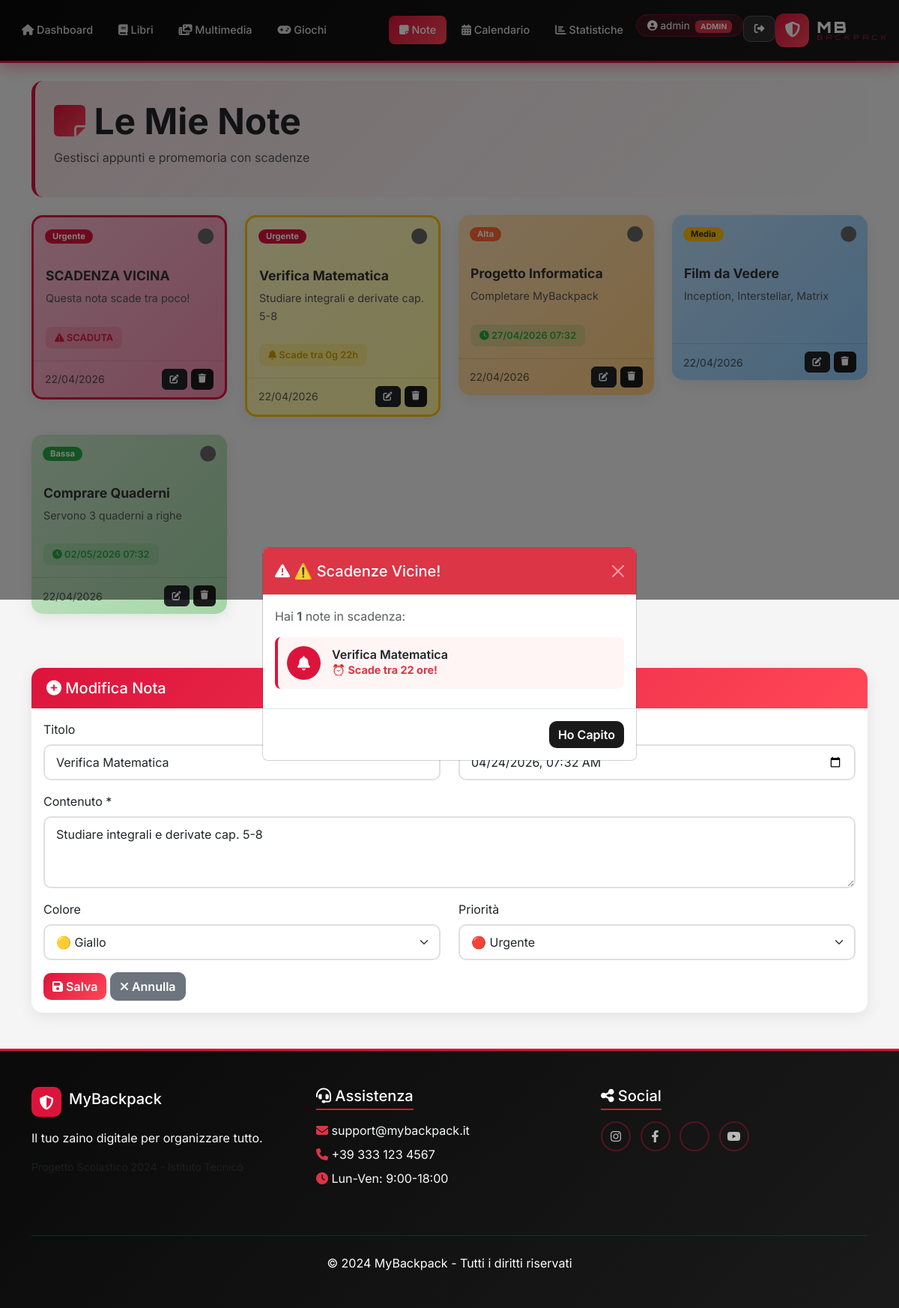
The app's page /note.php?edit=1 (signed in) with its own data.
### tables this page shows
CREATE TABLE utenti (
    id INT AUTO_INCREMENT PRIMARY KEY,
    username VARCHAR(50) UNIQUE NOT NULL,
    email VARCHAR(100) UNIQUE NOT NULL,
    password VARCHAR(255) NOT NULL,
    tipologia ENUM('admin', 'user') DEFAULT 'user',
    data_registrazione TIMESTAMP DEFAULT CURRENT_TIMESTAMP,
    INDEX idx_username (username)
);

CREATE TABLE note (
    id INT AUTO_INCREMENT PRIMARY KEY,
    user_id INT NOT NULL,
    titolo VARCHAR(200),
    contenuto TEXT NOT NULL,
    colore ENUM('yellow','green','blue','pink','orange','purple') DEFAULT 'yellow',
    priorita ENUM('bassa','media','alta','urgente') DEFAULT 'media',
    data_scadenza DATETIME,
    completata BOOLEAN DEFAULT FALSE,
    data_creazione TIMESTAMP DEFAULT CURRENT_TIMESTAMP,
    FOREIGN KEY (user_id) REFERENCES utenti(id) ON DELETE CASCADE,
    INDEX idx_user (user_id)
);

### note.php (the view, shortened to what this page needs)
<?php
include 'includes/header.php';
$db = getDB();
$user_id = $_SESSION['user_id'];
$stmt = $db->prepare("SELECT * FROM note WHERE user_id = ? ORDER BY completata ASC,
    CASE priorita WHEN 'urgente' THEN 1 WHEN 'alta' THEN 2 WHEN 'media' THEN 3 WHEN 'bassa' THEN 4 END,
    data_scadenza ASC");
$stmt->execute([$user_id]);
$note = $stmt->fetchAll();
$stmt = $db->prepare("SELECT * FROM note WHERE user_id = ? AND data_scadenza IS NOT NULL AND data_scadenza BETWEEN NOW() AND DATE_ADD(NOW(), INTERVAL 2 DAY) AND completata = 0");
$stmt->execute([$user_id]);
$note_scadenza = $stmt->fetchAll();
$nota_edit = null;
if(isset($_GET['edit'])) {
    $stmt = $db->prepare("SELECT * FROM note WHERE id = ? AND user_id = ?");
    $stmt->execute([intval($_GET['edit']), $user_id]);
    $nota_edit = $stmt->fetch();
}
?>
<?php if(count($note_scadenza) > 0): ?>
<div class="modal fade" id="scadenzaModal" tabindex="-1">
    <div class="modal-dialog modal-dialog-centered">
        <div class="modal-content scadenza-modal">
            <div class="modal-header bg-danger text-white">
                <h5 class="modal-title"><i class="fas fa-exclamation-triangle"></i> ⚠️ Scadenze Vicine!</h5>
                <button type="button" class="btn-close btn-close-white" data-bs-dismiss="modal"></button>
            </div>
            <div class="modal-body">
                <p class="text-muted mb-3">Hai <strong><?php echo count($note_scadenza); ?></strong> note in scadenza:</p>
                <?php foreach($note_scadenza as $ns): ?>
                    <?php
                    $scad = new DateTime($ns['data_scadenza']);
                    $ora = new DateTime();
                    $diff = $ora->diff($scad);
                    $ore_rimaste = ($diff->days * 24) + $diff->h;
                    ?>
                    <div class="scadenza-item">
                        <div class="scadenza-icon">
                            <i class="fas fa-bell"></i>
                        </div>
                        <div class="scadenza-info">
                            <h6><?php echo htmlspecialchars($ns['titolo'] ?: 'Nota senza titolo'); ?></h6>
                            <p class="mb-0">
                                <?php if($ore_rimaste <= 24): ?>
                                    <span class="text-danger fw-bold">⏰ Scade tra <?php echo $ore_rimaste; ?> ore!</span>
                                <?php else: ?>
                                    <span class="text-warning">📅 Scade tra <?php echo $diff->days; ?> giorno/i</span>
                                <?php endif; ?>
                            </p>
                        </div>
                    </div>
                <?php endforeach; ?>
            </div>
            <div class="modal-footer">
                <button type="button" class="btn btn-danger" data-bs-dismiss="modal">Ho Capito</button>
            </div>
        </div>
    </div>
</div>
<?php endif; ?>
<div class="page-header mb-4">
    <h2 class="display-5 fw-bold">
        <i class="fas fa-sticky-note text-gradient"></i> Le Mie Note
    </h2>
    <p class="text-muted">Gestisci appunti e promemoria con scadenze</p>
</div>
<div class="row mb-5">
    <?php if(count($note) > 0): ?>
        <?php foreach($note as $nota): ?>
            <?php
            $scaduta = false;
            $quasi_scaduta = false;
            if($nota['data_scadenza'] && !$nota['completata']) {
                $ora = new DateTime();
                $scad = new DateTime($nota['data_scadenza']);
                $diff = $ora->diff($scad);
                $scaduta = $scad < $ora;
                $quasi_scaduta = !$scaduta && $diff->days <= 2;
            }
            ?>
            <div class="col-md-4 col-lg-3 mb-4">
                <div class="card note-card-premium note-<?php echo $nota['colore']; ?> <?php echo $nota['completata'] ? 'note-completata' : ''; ?> <?php echo $scaduta ? 'note-scaduta' : ''; ?> <?php echo $quasi_scaduta ? 'note-quasi-scaduta' : ''; ?>">
                    <div class="note-header">
                        <span class="badge badge-priorita-<?php echo $nota['priorita']; ?>">
                            <?php echo ucfirst($nota['priorita']); ?>
                        </span>
                        <a href="note.php?toggle=<?php echo $nota['id']; ?>" class="note-check <?php echo $nota['completata'] ? 'checked' : ''; ?>">
                            <i class="fas fa-<?php echo $nota['completata'] ? 'check-circle' : 'circle'; ?>"></i>
                        </a>
                    </div>
                    <div class="card-body">
                        <?php if($nota['titolo']): ?>
                            <h5 class="note-title <?php echo $nota['completata'] ? 'text-decoration-line-through' : ''; ?>">
                                <?php echo htmlspecialchars($nota['titolo']); ?>
                            </h5>
                        <?php endif; ?>
                        <p class="note-content"><?php echo nl2br(htmlspecialchars($nota['contenuto'])); ?></p>
                        <?php if($nota['data_scadenza']): ?>
                            <div class="note-scadenza <?php echo $scaduta ? 'scaduta' : ($quasi_scaduta ? 'quasi' : 'ok'); ?>">
                                <i class="fas fa-<?php echo $scaduta ? 'exclamation-triangle' : ($quasi_scaduta ? 'bell' : 'clock'); ?>"></i>
                                <?php if($scaduta): ?>
                                    SCADUTA
                                <?php elseif($quasi_scaduta): ?>
                                    Scade tra <?php echo $diff->days; ?>g <?php echo $diff->h; ?>h
                                <?php else: ?>
                                    <?php echo date('d/m/Y H:i', strtotime($nota['data_scadenza'])); ?>
                                <?php endif; ?>
                            </div>
                        <?php endif; ?>
                    </div>
                    <div class="note-footer">
                        <small class="text-muted"><?php echo date('d/m/Y', strtotime($nota['data_creazione'])); ?></small>
                        <div class="note-actions">
                            <a href="note.php?edit=<?php echo $nota['id']; ?>#form-nota" class="btn btn-sm btn-dark"><i class="fas fa-edit"></i></a>
                            <a href="note.php?delete=<?php echo $nota['id']; ?>" class="btn btn-sm btn-danger" onclick="return confirm('Eliminare?')"><i class="fas fa-trash"></i></a>
                        </div>
                    </div>
                </div>
            </div>
        <?php endforeach; ?>
    <?php endif; ?>
</div>
<div class="card card-premium" id="form-nota">
    <div class="card-header">
        <h5 class="mb-0"><i class="fas fa-plus-circle"></i> <?php echo $nota_edit ? 'Modifica Nota' : 'Nuova Nota'; ?></h5>
    </div>
    <div class="card-body">
        <form method="POST">
            <div class="row">
                <div class="col-md-6 mb-3">
                    <label class="form-label">Titolo</label>
                    <input type="text" class="form-control" name="titolo" value="<?php echo $nota_edit ? htmlspecialchars($nota_edit['titolo']) : ''; ?>">
                </div>
                <div class="col-md-6 mb-3">
                    <label class="form-label"><i class="fas fa-calendar-times"></i> Scadenza</label>
                    <input type="datetime-local" class="form-control" name="data_scadenza"
                           value="<?php echo $nota_edit && $nota_edit['data_scadenza'] ? date('Y-m-d\TH:i', strtotime($nota_edit['data_scadenza'])) : ''; ?>">
                </div>
            </div>
            <div class="mb-3">
                <label class="form-label">Contenuto *</label>
                <textarea class="form-control" name="contenuto" rows="3" required><?php echo $nota_edit ? htmlspecialchars($nota_edit['contenuto']) : ''; ?></textarea>
            </div>
            <div class="row">
                <div class="col-md-6 mb-3">
                    <label class="form-label">Colore</label>
                    <select class="form-select" name="colore">
                        <option value="yellow" <?php echo ($nota_edit && $nota_edit['colore']=='yellow') ? 'selected' : ''; ?>>🟡 Giallo</option>
                    </select>
                </div>
                <div class="col-md-6 mb-3">
                    <label class="form-label">Priorità</label>
                    <select class="form-select" name="priorita">
                        <option value="urgente" <?php echo ($nota_edit && $nota_edit['priorita']=='urgente') ? 'selected' : ''; ?>>🔴 Urgente</option>
                    </select>
                </div>
            </div>
            <button type="submit" class="btn btn-primary"><i class="fas fa-save"></i> <?php echo $nota_edit ? 'Salva' : 'Aggiungi'; ?></button>
            <?php if($nota_edit): ?><a href="note.php" class="btn btn-secondary"><i class="fas fa-times"></i> Annulla</a><?php endif; ?>
        </form>
    </div>
</div>
<?php include 'includes/footer.php'; ?>

### includes/header.php (shortened to what this page needs)
<?php
function getTipologia() {
    $db = getDB();
    $stmt = $db->prepare("SELECT tipologia FROM utenti WHERE id = ?");
    $stmt->execute([$_SESSION['user_id']]);
    $row = $stmt->fetch(PDO::FETCH_ASSOC);
    return $row ? $row['tipologia'] : 'user';
}
$tipologia = getTipologia();
?>
<!DOCTYPE html>
<html lang="it">
<head>
    <link href="https://cdn.jsdelivr.net/npm/bootstrap@5.3.0/dist/css/bootstrap.min.css" rel="stylesheet">
    <link rel="stylesheet" href="https://cdnjs.cloudflare.com/ajax/libs/font-awesome/6.4.0/css/all.min.css">
    <link rel="stylesheet" href="css/style.css">
</head>
<body>
<?php if(isset($_SESSION['user_id'])): ?>
<nav class="navbar navbar-expand-lg navbar-custom">
    <div class="container-fluid">
        <a class="navbar-brand mx-auto order-lg-1" href="dashboard.php">
            <div class="logo-container">
                <div class="logo-icon">
                    <i class="fas fa-shield-alt"></i>
                </div>
                <div class="logo-text">
                    <span class="logo-main">MB</span>
                    <span class="logo-sub">BACKPACK</span>
                </div>
            </div>
        </a>
        <div class="collapse navbar-collapse order-lg-0" id="navbarNav">
            <ul class="navbar-nav me-auto">
                <li class="nav-item">
                    <a class="nav-link <?php echo basename($_SERVER['PHP_SELF']) == 'dashboard.php' ? 'active' : ''; ?>" href="dashboard.php">
                        <i class="fas fa-home"></i> Dashboard
                    </a>
                </li>
                <li class="nav-item">
                    <a class="nav-link <?php echo basename($_SERVER['PHP_SELF']) == 'libri.php' ? 'active' : ''; ?>" href="libri.php">
                        <i class="fas fa-book"></i> Libri
                    </a>
                </li>
                <li class="nav-item">
                    <a class="nav-link <?php echo basename($_SERVER['PHP_SELF']) == 'multimedia.php' ? 'active' : ''; ?>" href="multimedia.php">
                        <i class="fas fa-photo-video"></i> Multimedia
                    </a>
                </li>
                <li class="nav-item">
                    <a class="nav-link <?php echo basename($_SERVER['PHP_SELF']) == 'giochi.php' ? 'active' : ''; ?>" href="giochi.php">
                        <i class="fas fa-gamepad"></i> Giochi
                    </a>
                </li>
            </ul>
            <ul class="navbar-nav ms-auto order-lg-2">
                <li class="nav-item">
                    <a class="nav-link <?php echo basename($_SERVER['PHP_SELF']) == 'note.php' ? 'active' : ''; ?>" href="note.php">
                        <i class="fas fa-sticky-note"></i> Note
                    </a>
                </li>
                <li class="nav-item">
                    <a class="nav-link <?php echo basename($_SERVER['PHP_SELF']) == 'calendario.php' ? 'active' : ''; ?>" href="calendario.php">
                        <i class="fas fa-calendar-alt"></i> Calendario
                    </a>
                </li>
                <li class="nav-item">
                    <a class="nav-link <?php echo basename($_SERVER['PHP_SELF']) == 'statistiche.php' ? 'active' : ''; ?>" href="statistiche.php">
                        <i class="fas fa-chart-bar"></i> Statistiche
                    </a>
                </li>
                <li class="nav-item">
                    <span class="navbar-text user-badge">
                        <i class="fas fa-user-circle"></i>
                        <?php echo htmlspecialchars($_SESSION['username']); ?>
                        <span class="badge bg-<?php echo $tipologia == 'admin' ? 'danger' : 'secondary'; ?> ms-1">
                            <?php echo strtoupper($tipologia); ?>
                        </span>
                    </span>
                </li>
                <li class="nav-item">
                    <a class="btn btn-logout" href="logout.php">
                        <i class="fas fa-sign-out-alt"></i>
                    </a>
                </li>
            </ul>
        </div>
    </div>
</nav>
<?php endif; ?>
<div class="<?php echo isset($_SESSION['user_id']) ? 'container mt-4' : ''; ?>">

### records on screen
utenti: tipologia "ADMIN"
note: titolo "Verifica Matematica", priorita "Urgente", completata 0 (drawn), contenuto "Studiare integrali e derivate cap. 5-8", data_scadenza "0", data_scadenza "22", data_creazione "22/04/2026", data_scadenza "04/24/2026 07:32", colore "🟡 Giallo", priorita "🔴 Urgente"
note: priorita "Urgente", completata 0 (drawn), titolo "SCADENZA VICINA", contenuto "Questa nota scade tra poco!", shows "SCADUTA", data_creazione "22/04/2026"
note: priorita "Alta", completata 0 (drawn), titolo "Progetto Informatica", contenuto "Completare MyBackpack", data_scadenza "27/04/2026 07:32", data_creazione "22/04/2026"
note: priorita "Media", completata 0 (drawn), titolo "Film da Vedere", contenuto "Inception, Interstellar, Matrix", data_creazione "22/04/2026"
note: priorita "Bassa", completata 0 (drawn), titolo "Comprare Quaderni", contenuto "Servono 3 quaderni a righe", data_scadenza "02/05/2026 07:32", data_creazione "22/04/2026"

### other values on screen
$_SESSION['username'] "admin"
count($note_scadenza) "1"
